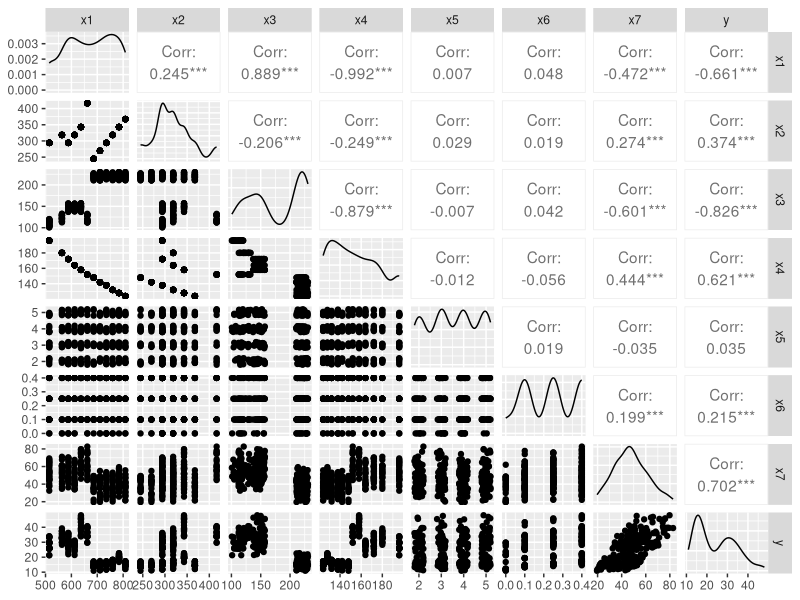
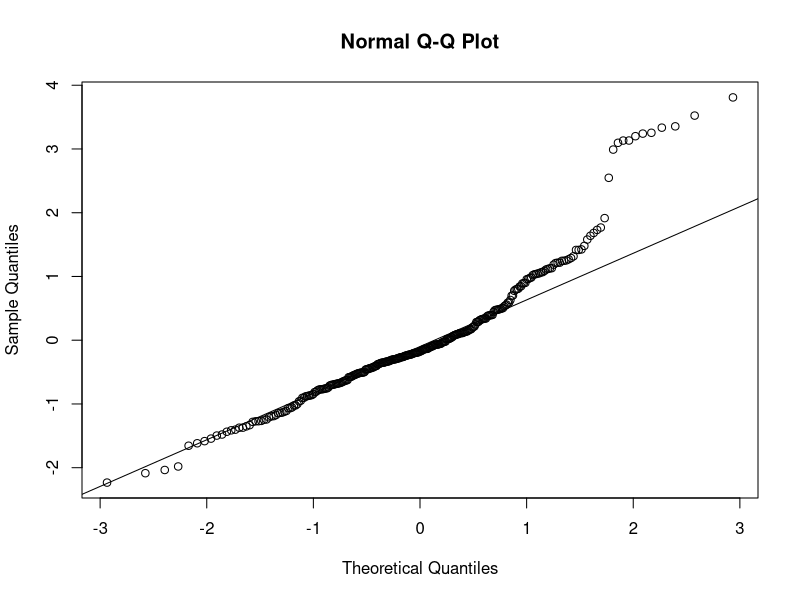
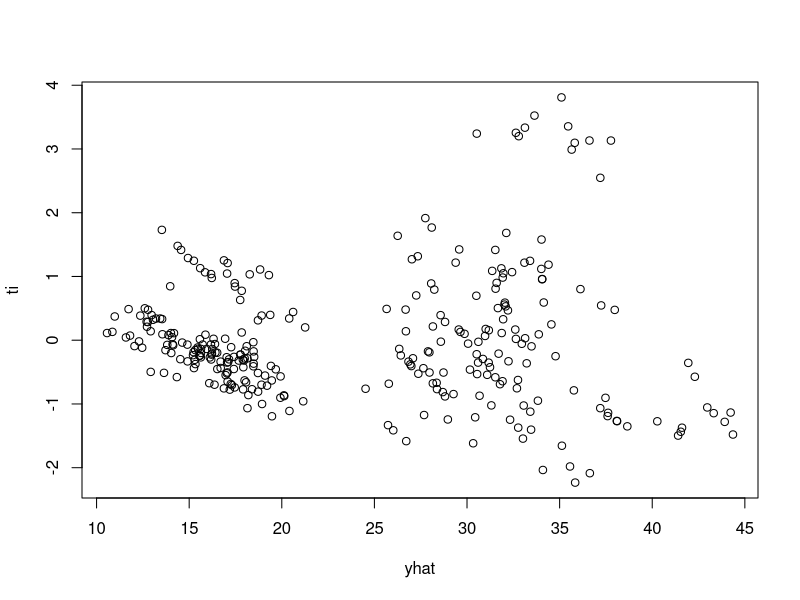
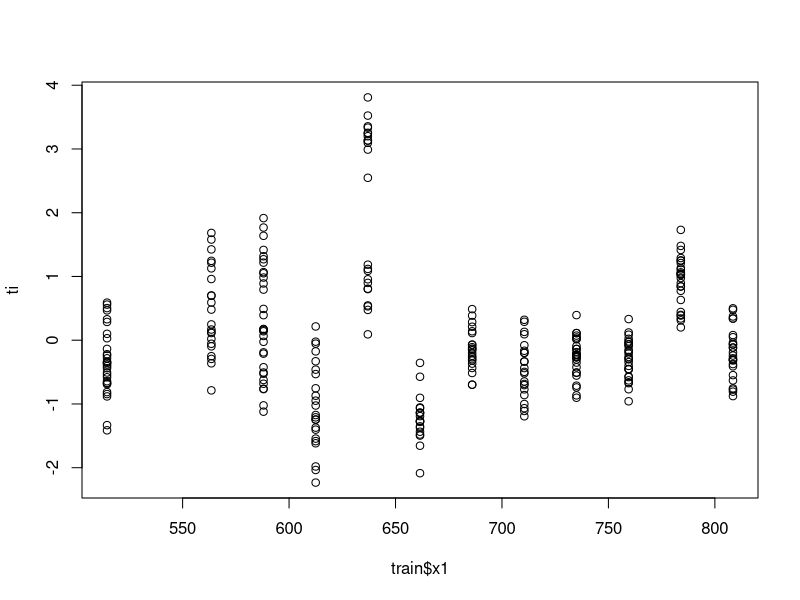
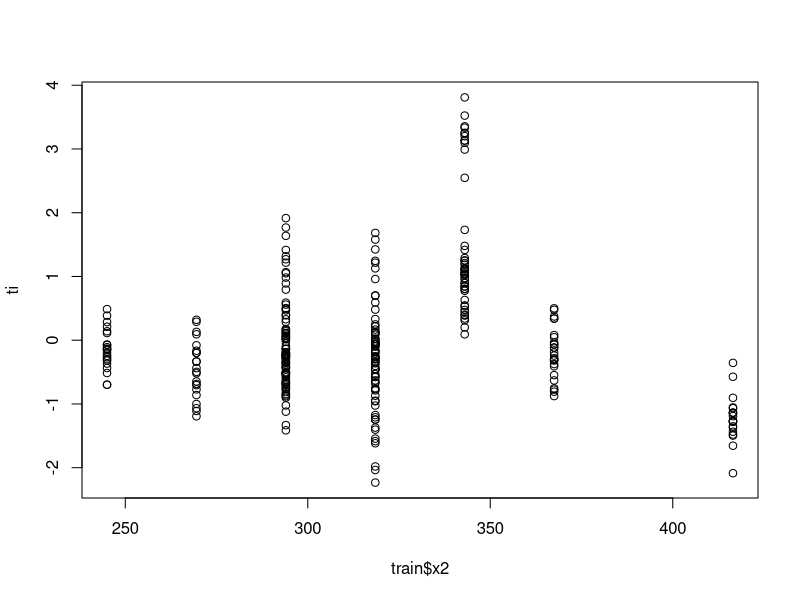
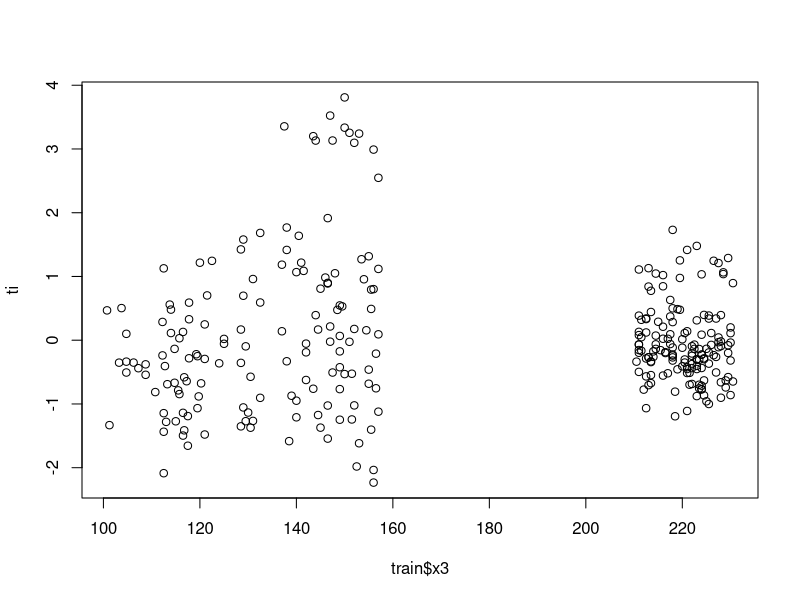
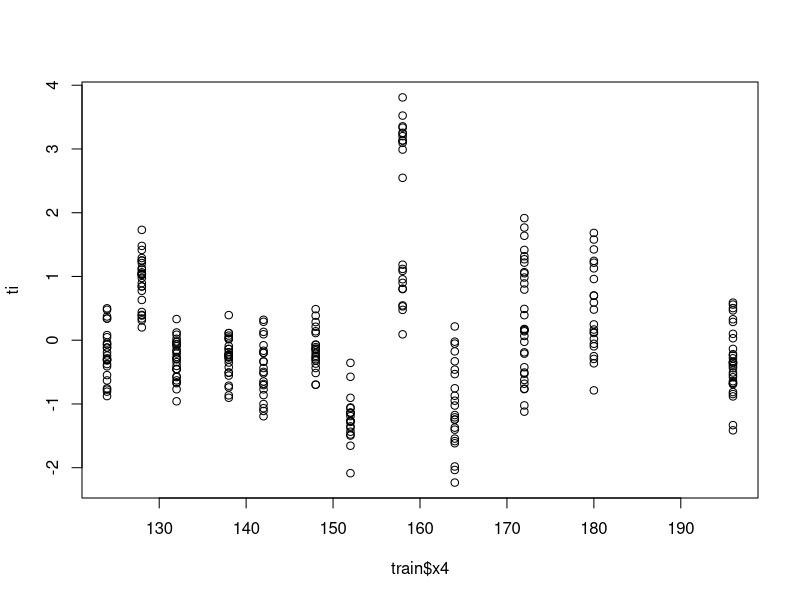
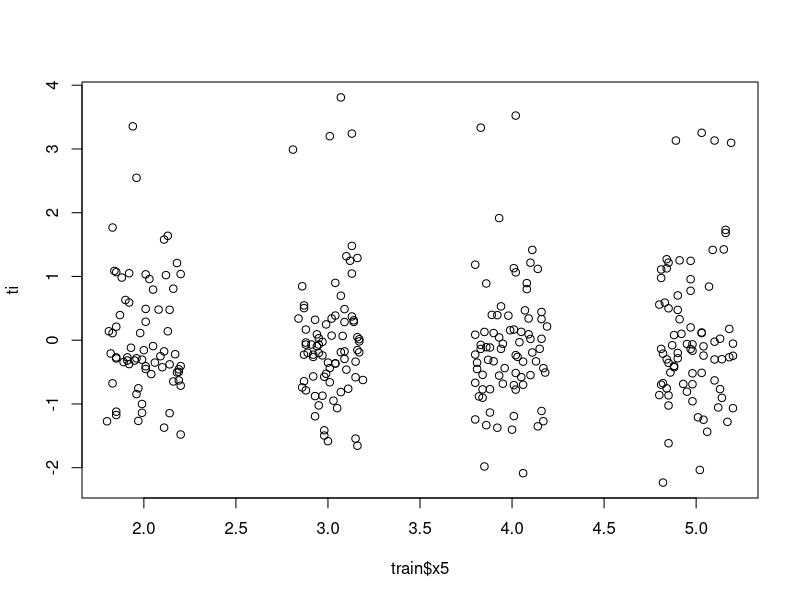

Here is the R script that generated these plots, in order: (Note: this script raises an error after producing the figures.)
###########################
#                         #
#   Team Assignment 7     #
#                         #
###########################

# Group 7 | Kennan Grant, Elizabeth Homan, Adrian Mead, Gregory Wert

#################################################################################
## Please submit one set of answers per team.                                  ##
## Your answers should be submitted as a .csv file per the instructions below. ##
## You should also submit your annotated R code per the instructions below.    ##
#################################################################################

library(tidyverse)
library(GGally)
library(car)
library(calibrate)
library(leaps)
library(Metrics)
library(boot)


# For this team assignment you will use the file "teamassign07train.csv" to develop
# a linear model using whatever methods you consider appropriate. You will then use
# the model that you have developed to predict the values of the response variable
# corresponding to the explanatory variable values given in the file
# "teamassign07test.csv".

test <- read_csv("teamassign07test.csv")
train <- read_csv("teamassign07train.csv")

#Separate training set into training and validation components 

set.seed(2)
sample <- sample_n(train,200)
valid <- setdiff(train,sample)

# going to look at all of the predictors plotted with one another
ggpairs(train)
# So there's clearly some very interesting relationships going on in the data. Things worth looking at. Most of the variables are
# not normally distributed. x7 seems to have a pretty good relationship with y.
# # It looks like x4 and x1 are really anti-correlated


#########################
##  Multicollinearity  ##
#########################
# Beforehand I decide that a vif > 100 is going to mean that we have a large amount of multicollinearity
lm.model <- glm(y ~ ., data = train)
vif(lm.model)
# OUTPUT:
        # x1         x2         x3         x4         x5         x6         x7 
# 130.530613  12.639190  56.282357  69.466889   1.008242   1.090237   1.865263 
# So immediately I will cut x1 for sure.
lm.model <- glm(y ~ . - x1, data = train)
vif(lm.model)
# OUTPUT:
#       x2        x3        x4        x5        x6        x7 
# 7.107647 31.365972 30.441323  1.006367  1.090236  1.796884 
# Multicollinearity looks immediately better

# Normally I'd consider pulling the column, but since we interested primarily in predictive power I keep x1 in.
lm.model <- glm(y ~ ., data = train)

#####################################
##  Outliers / Influential Points  ##
#####################################
summary(lm.model)
ti <- rstudent(lm.model)

## Normal probabilty plot
qqnorm(ti)
qqline(ti)
# This is not a great shape. We can see that at extreme theoretical quantiles, the actual sample quantile for the residuals is much 
# bigger than we would expect (so it's fatter than normal at the tails)

## Residual plot vs. fitted values
yhat <- fitted(lm.model)
plot(yhat,ti)
# I would not describe this as random scatter. It also looks like there's a significant increases in variance of the residuals as yhat 
# increases

## Residual plots vs. explanatory variables
plot(train$x1,ti)
plot(train$x2,ti)
plot(train$x3,ti)
# Very strange behavior here. Big gap between x3 from 160 to 210
plot(train$x4,ti)
plot(train$x5,ti)
plot(train$x6,ti)
plot(train$x7,ti)
# This is the only data that seems to have well-behaved residuals

## A summary of potential leverage and/or influential points
summary(influence.measures(lm.model))
# There aren't any immediately obvious violations on Cook's D or the hat matrix, but we do see several DFFITS issues and a lot of smaller
# covariances (so causing less precision)
inv_pos <- as.numeric(row.names(summary(influence.measures(lm.model))))
plot(yhat,ti)
textxy(yhat[inv_pos],ti[inv_pos],inv_pos)
# You can see immediately that all of the influential points (except for one at the bottom), are the ones that cluster together with 
# large residuals.
train[inv_pos,] # These rows represent points with some of the largest observed y-values.

#######################
##  Model Selection  ##
#######################
## Comparative model selection
bestmod <- regsubsets(y ~ ., data = sample, nbest=10)

## The 10 best models for each number of explanatory variables in the model
summary(bestmod)
best.sum <- as.data.frame(summary(bestmod)$outmat)
best.sum$p <- as.numeric(substr(rownames(best.sum),1,1))+1

## The criterion values corresponding to each model
best.sum$rss <- summary(bestmod)$rss
best.sum$adjr2 <- summary(bestmod)$adjr2
best.sum$cp <- summary(bestmod)$cp
best.sum$bic <- summary(bestmod)$bic

## Determine "best" models
best.sum[order(best.sum$rss),]
best.sum[order(best.sum$adjr2, decreasing = T),]
best.sum[order(best.sum$cp),]
best.sum[order(best.sum$bic),]
# Removing x5 seems to be on one the most highly-recommended things

## Iterative model selection
## Begin by defining the models with no variables (null) and all variables (full)
h.null <- glm(y ~ 1, data = sample)
h.full <- glm(y ~ ., data = sample)

## Forward selection
step(h.null, scope=list(lower=h.null, upper=h.full), direction="forward")

## Backward selection
step(h.full, scope=list(lower=h.null, upper=h.full), direction="backward")

## Stepwise selection
step(h.null, scope=list(lower=h.null, upper=h.full), direction="both")

# Pretty universally, we get that removing x5 gives the best model

###############################
##  Further Model Selection  ##
###############################
## Iterative model selection
## Begin by defining the models with no variables (null) and all variables (full)
h.null <- glm(y ~ 1, data = sample)
h.full <- glm(y ~ . + I(x1^2) + I(x2^2) + I(x3^2) + I(x4^2) + I(x5^2) + I(x6^2) + I(x7^2), data = sample)

## Forward selection
step(h.null, scope=list(lower=h.null, upper=h.full), direction="forward")
# Gives x2, x3, x4, x6, x7, x2^2, x3^2, x7^2

## Backward selection
step(h.full, scope=list(lower=h.null, upper=h.full), direction="backward")
# Gives x1, x2, x3, x4, x5, x6, x1^2, x2^2, x3^2, x5^2, x7^2

## Stepwise selection
step(h.null, scope=list(lower=h.null, upper=h.full), direction="both")
# Gives x2, x3, x4, x6, x7, x2^2, x3^2, x7^2


########################
##  Cross-Validation  ##
########################
set.seed(17)
cv.glm(train, lm1, K = 10)$delta[1]
cv.glm(train, lm2, K = 10)$delta[1]
cv.glm(train, lm3, K = 10)$delta[1]







# Trying this model first
lm1 <- glm(y ~ ., data = train)
mse(valid$y, predict(glm1, newdata = valid)) 
# OUTPUT:
# 16.32582

lm2 <- glm(y ~ . - x5, data = train)
mse(valid$y, predict(glm2, newdata = valid)) 
# OUTPUT:
# 16.35248

lm3 <- glm(y ~ x2 + x3 + x4 + x6 + x7 + I(x2^2) + I(x3^2) + I(x7^2), data = train)
mse(valid$y, predict(glm3, newdata = valid)) 
# OUTPUT:
# 15.9392






#Run an initial linear model using all predictors
lm1 = lm(y~.,data=Sample)
summary(lm1)
#Coefficients:
#Estimate Std. Error t value Pr(>|t|)    
#(Intercept) 248.3845    25.8347    9.61  < 2e-16 ***
#x1           -0.2864     0.0268  -10.67  < 2e-16 ***
#x2            0.1535     0.0181    8.47  6.5e-15 ***
#x3            0.0952     0.0352    2.70   0.0075 ** 
#x4           -0.6970     0.0803   -8.68  1.7e-15 ***
#x5            0.1557     0.1999    0.78   0.4372    
#x6           15.7673     1.6903    9.33  < 2e-16 ***
#x7            0.1029     0.0220    4.67  5.6e-06 ***

#Residual standard error: 3.06 on 192 degrees of freedom
#Multiple R-squared:  0.89,	Adjusted R-squared:  0.886 
#F-statistic:  223 on 7 and 192 DF,  p-value: <2e-16


#Select out variables shown to be insignificant in previous model one by one...
lm2 = lm(y~x1+x2+x3+x4+x6+x7,data=Sample)
summary(lm2)
#x3 is significant, but significantly less so than the others

lm3 = lm(y~x1+x2+x4+x6+x7,data=Sample)
summary(lm3)

preds.lm3 <- predict(lm3, newdata = Valid)

mse(Valid$y, preds.lm3) #15.8

# Once you have predicted the values of the response variable for the testing set,
# you should save them to a vector called predvect and write them into a .csv file 
# using the following code:
write.table(predvect, file="teamassign07preds.csv", row.names=F, col.names=F, sep=",")


# Your annotated R code should explain the reasoning behind your choices in 
# model selection and should be neatly organized.


# Your grade on this team assignment will be based on how well your model predicts
# the observed values relative to the other teams.
